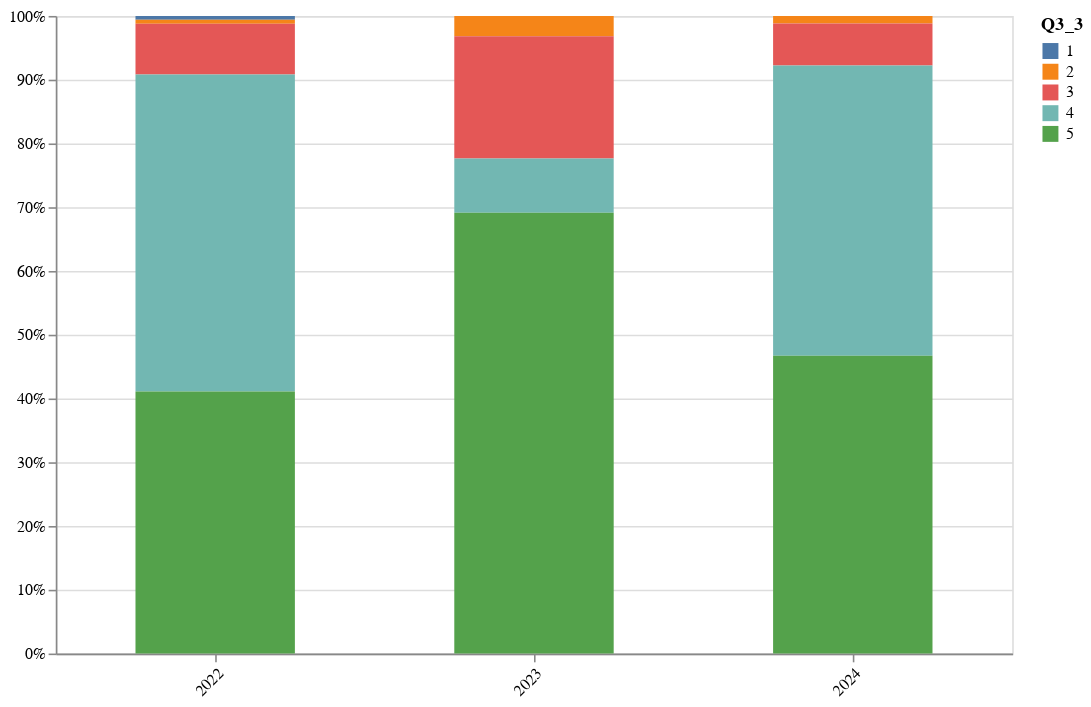

Source (notebook cell):
### Code cell
# 
# 다. 연구자의 연구윤리 준수 영향 요인별
# 
print("연구자 간 멘토링")
importance = [1, 2, 3, 4, 5]

title ="Q3_3"

# 1) counting
_2022 = pl.DataFrame({
    title: importance,
    "2022": [1, 1, 13, 81, 67],
})

_2023 = pl.DataFrame({
    title: importance,
    "2023": [0, 3, 18, 8, 65],
})

_2024 = df.group_by(title).len().sort(title)

data = get(title, _2022, _2023, importance)
draw_graph(data, title, "연구자 간 멘토링")

### Figure 1 — Vega-Lite specification as saved in the notebook (floating-point values rounded to 4 significant figures)
{"config": {"view": {"continuousWidth": 300, "continuousHeight": 300}}, "data": {"name": "data-8382b380df5e821d250cc977bf166532"}, "mark": {"type": "bar", "size": 100}, "encoding": {"color": {"field": "Q3_3", "title": "Q3_3", "type": "nominal"}, "tooltip": [{"field": "Q3_3", "type": "quantitative"}, {"field": "Year", "type": "nominal"}, {"field": "Count", "type": "quantitative"}], "x": {"axis": {"labelAngle": -45}, "field": "Year", "title": null, "type": "ordinal"}, "y": {"field": "Count", "stack": "normalize", "title": null, "type": "quantitative"}}, "height": 400, "width": 600, "$schema": "https://vega.github.io/schema/vega-lite/v5.20.1.json", "datasets": {"data-8382b380df5e821d250cc977bf166532": [{"Q3_3": 1, "Year": "2022", "Count": 1}, {"Q3_3": 2, "Year": "2022", "Count": 1}, {"Q3_3": 3, "Year": "2022", "Count": 13}, {"Q3_3": 4, "Year": "2022", "Count": 81}, {"Q3_3": 5, "Year": "2022", "Count": 67}, {"Q3_3": 1, "Year": "2023", "Count": 0}, {"Q3_3": 2, "Year": "2023", "Count": 3}, {"Q3_3": 3, "Year": "2023", "Count": 18}, {"Q3_3": 4, "Year": "2023", "Count": 8}, {"Q3_3": 5, "Year": "2023", "Count": 65}, {"Q3_3": 1, "Year": "2024", "Count": 0}, {"Q3_3": 2, "Year": "2024", "Count": 2}, {"Q3_3": 3, "Year": "2024", "Count": 11}, {"Q3_3": 4, "Year": "2024", "Count": 76}, {"Q3_3": 5, "Year": "2024", "Count": 78}]}}
